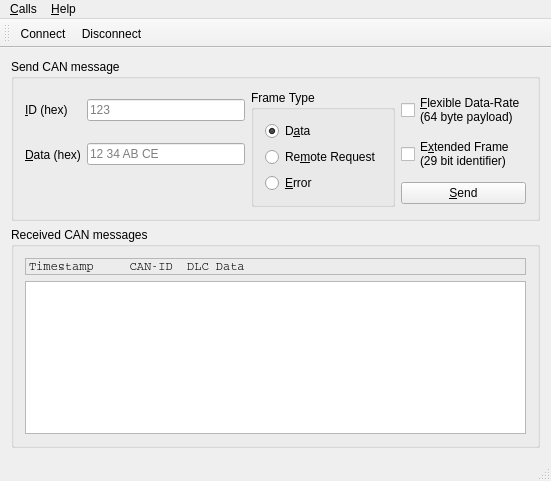
<?xml version="1.0" encoding="UTF-8"?>
<ui version="4.0">
 <class>MainWindow</class>
 <widget class="QMainWindow" name="MainWindow">
  <property name="geometry">
   <rect>
    <x>0</x>
    <y>0</y>
    <width>551</width>
    <height>481</height>
   </rect>
  </property>
  <property name="windowTitle">
   <string>CAN Example</string>
  </property>
  <widget class="QWidget" name="centralWidget">
   <layout class="QVBoxLayout" name="verticalLayout_3">
    <item>
     <widget class="QGroupBox" name="sendMessagesBox">
      <property name="title">
       <string>Send CAN message</string>
      </property>
      <layout class="QVBoxLayout" name="verticalLayout_2">
       <item>
        <layout class="QGridLayout" name="gridLayout">
         <item row="0" column="0">
          <widget class="QLabel" name="label">
           <property name="text">
            <string>&amp;ID (hex)</string>
           </property>
           <property name="buddy">
            <cstring>idEdit</cstring>
           </property>
          </widget>
         </item>
         <item row="0" column="1">
          <widget class="QLineEdit" name="idEdit">
           <property name="placeholderText">
            <string>123</string>
           </property>
          </widget>
         </item>
         <item row="0" column="2" rowspan="3">
          <widget class="QGroupBox" name="groupBox">
           <property name="title">
            <string>Frame Type</string>
           </property>
           <property name="checkable">
            <bool>false</bool>
           </property>
           <layout class="QVBoxLayout" name="verticalLayout">
            <item>
             <widget class="QRadioButton" name="dataFrame">
              <property name="text">
               <string>D&amp;ata</string>
              </property>
              <property name="checked">
               <bool>true</bool>
              </property>
             </widget>
            </item>
            <item>
             <widget class="QRadioButton" name="remoteFrame">
              <property name="text">
               <string>Re&amp;mote Request</string>
              </property>
             </widget>
            </item>
            <item>
             <widget class="QRadioButton" name="errorFrame">
              <property name="text">
               <string>&amp;Error</string>
              </property>
             </widget>
            </item>
           </layout>
          </widget>
         </item>
         <item row="0" column="3">
          <widget class="QCheckBox" name="fdBox">
           <property name="text">
            <string>&amp;Flexible Data-Rate
(64 byte payload)</string>
           </property>
          </widget>
         </item>
         <item row="1" column="3">
          <widget class="QCheckBox" name="effBox">
           <property name="toolTip">
            <string>Allow extended frames with 29 bit identifier.
Otherwise, the standard format with 11 bit idenfier is used.</string>
           </property>
           <property name="text">
            <string>E&amp;xtended Frame
(29 bit identifier)</string>
           </property>
          </widget>
         </item>
         <item row="2" column="3">
          <widget class="QPushButton" name="sendButton">
           <property name="text">
            <string>&amp;Send</string>
           </property>
          </widget>
         </item>
         <item row="1" column="1">
          <widget class="QLineEdit" name="lineEdit">
           <property name="placeholderText">
            <string>12 34 AB CE</string>
           </property>
          </widget>
         </item>
         <item row="1" column="0">
          <widget class="QLabel" name="label_2">
           <property name="text">
            <string>&amp;Data (hex)</string>
           </property>
           <property name="buddy">
            <cstring>lineEdit</cstring>
           </property>
          </widget>
         </item>
        </layout>
       </item>
      </layout>
     </widget>
    </item>
    <item>
     <widget class="QGroupBox" name="receivedMessagesBox">
      <property name="title">
       <string>Received CAN messages</string>
      </property>
      <layout class="QVBoxLayout" name="verticalLayout_4">
       <item>
        <widget class="QLabel" name="label_3">
         <property name="font">
          <font>
           <family>Courier</family>
           <kerning>false</kerning>
          </font>
         </property>
         <property name="frameShape">
          <enum>QFrame::StyledPanel</enum>
         </property>
         <property name="text">
          <string>Timestamp     CAN-ID  DLC Data</string>
         </property>
        </widget>
       </item>
       <item>
        <widget class="QTextEdit" name="receivedMessagesEdit">
         <property name="font">
          <font>
           <family>Courier</family>
           <kerning>false</kerning>
          </font>
         </property>
         <property name="frameShape">
          <enum>QFrame::StyledPanel</enum>
         </property>
         <property name="undoRedoEnabled">
          <bool>false</bool>
         </property>
         <property name="readOnly">
          <bool>true</bool>
         </property>
        </widget>
       </item>
      </layout>
     </widget>
    </item>
   </layout>
  </widget>
  <widget class="QMenuBar" name="menuBar">
   <property name="geometry">
    <rect>
     <x>0</x>
     <y>0</y>
     <width>551</width>
     <height>21</height>
    </rect>
   </property>
   <widget class="QMenu" name="menuCalls">
    <property name="title">
     <string>&amp;Calls</string>
    </property>
    <addaction name="actionConnect"/>
    <addaction name="actionDisconnect"/>
    <addaction name="separator"/>
    <addaction name="actionQuit"/>
   </widget>
   <widget class="QMenu" name="menuHelp">
    <property name="title">
     <string>&amp;Help</string>
    </property>
    <addaction name="actionAboutQt"/>
   </widget>
   <addaction name="menuCalls"/>
   <addaction name="menuHelp"/>
  </widget>
  <widget class="QToolBar" name="mainToolBar">
   <attribute name="toolBarArea">
    <enum>TopToolBarArea</enum>
   </attribute>
   <attribute name="toolBarBreak">
    <bool>false</bool>
   </attribute>
   <addaction name="actionConnect"/>
   <addaction name="actionDisconnect"/>
  </widget>
  <widget class="QStatusBar" name="statusBar"/>
  <action name="actionConnect">
   <property name="icon">
    <iconset resource="can.qrc">
     <normaloff>:/images/connect.png</normaloff>:/images/connect.png</iconset>
   </property>
   <property name="text">
    <string>&amp;Connect</string>
   </property>
  </action>
  <action name="actionDisconnect">
   <property name="icon">
    <iconset resource="can.qrc">
     <normaloff>:/images/disconnect.png</normaloff>:/images/disconnect.png</iconset>
   </property>
   <property name="text">
    <string>&amp;Disconnect</string>
   </property>
  </action>
  <action name="actionQuit">
   <property name="icon">
    <iconset resource="can.qrc">
     <normaloff>:/images/application-exit.png</normaloff>:/images/application-exit.png</iconset>
   </property>
   <property name="text">
    <string>&amp;Quit</string>
   </property>
  </action>
  <action name="actionAboutQt">
   <property name="text">
    <string>&amp;About Qt</string>
   </property>
  </action>
 </widget>
 <layoutdefault spacing="6" margin="11"/>
 <resources>
  <include location="can.qrc"/>
 </resources>
 <connections/>
</ui>
